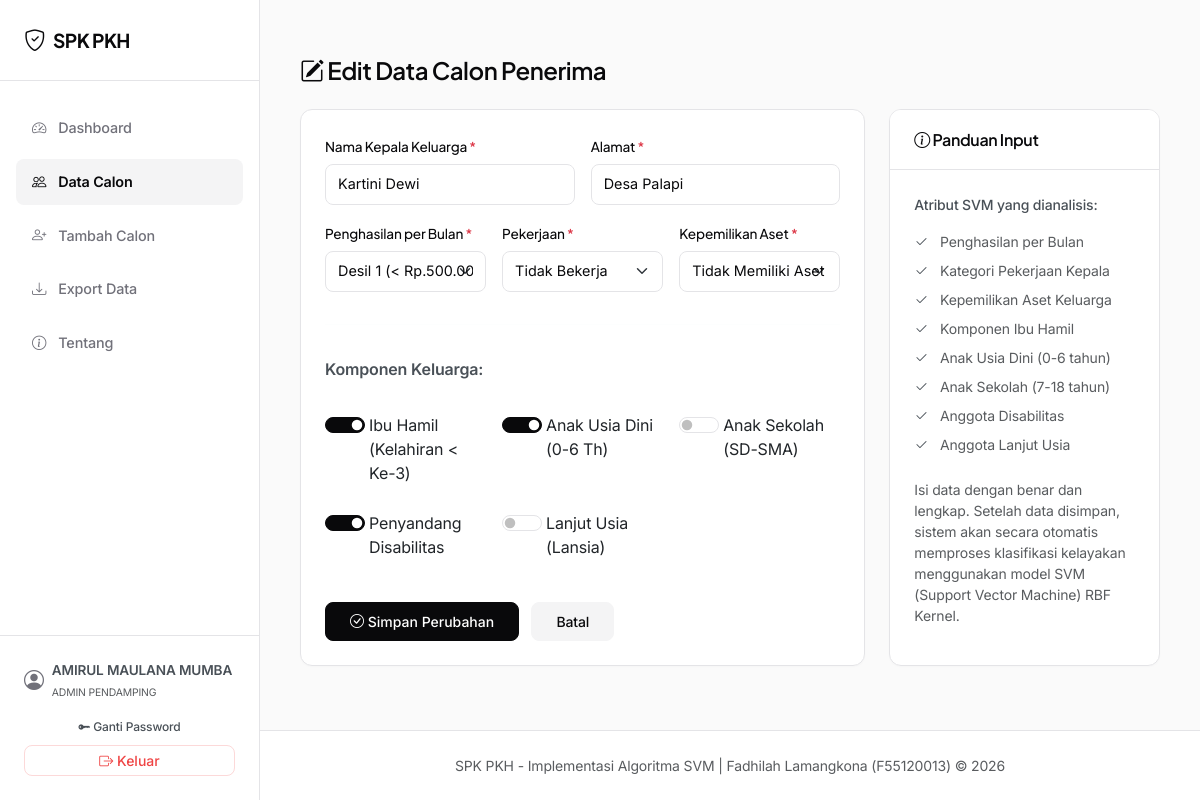
The app's page /calon/12/edit (signed in) with its own data.
### models_db.py (models this page shows, shortened)
class User(db.Model):
    __tablename__ = 'users'
    id = db.Column(db.Integer, primary_key=True)
    username = db.Column(db.String(50), unique=True, nullable=False)
    password_hash = db.Column(db.String(255), nullable=False)
    nama_lengkap = db.Column(db.String(100), nullable=False)
    role = db.Column(db.String(20), nullable=False, default='admin')  # 'superadmin' atau 'admin'
    created_at = db.Column(db.DateTime, default=lambda: datetime.now(timezone.utc))

class CalonPenerima(db.Model):
    __tablename__ = 'calon_penerima'
    id = db.Column(db.Integer, primary_key=True)
    nama = db.Column(db.String(100), nullable=False)
    alamat = db.Column(db.Text, nullable=False)
    penghasilan = db.Column(db.String(100), nullable=False)  # Kategori Desil (teks)
    pekerjaan = db.Column(db.String(100), nullable=False)    # Pekerjaan (teks)
    kepemilikan_aset = db.Column(db.String(100), nullable=False) # Aset (teks)
    ibu_hamil = db.Column(db.Boolean, default=False)
    anak_usia_dini = db.Column(db.Boolean, default=False)
    anak_sekolah = db.Column(db.Boolean, default=False)
    disabilitas = db.Column(db.Boolean, default=False)
    lansia = db.Column(db.Boolean, default=False)
    created_at = db.Column(db.DateTime, default=lambda: datetime.now(timezone.utc))
    skor_penghasilan = db.Column(db.Integer, nullable=False)
    skor_pekerjaan = db.Column(db.Integer, nullable=False)
    skor_kepemilikan_aset = db.Column(db.Integer, nullable=False)
    skor_ibu_hamil = db.Column(db.Integer, nullable=False, default=0)
    skor_anak_usia_dini = db.Column(db.Integer, nullable=False, default=0)
    skor_anak_sekolah = db.Column(db.Integer, nullable=False, default=0)
    skor_disabilitas = db.Column(db.Integer, nullable=False, default=0)
    skor_lansia = db.Column(db.Integer, nullable=False, default=0)
    hasil = db.relationship('HasilKeputusan', backref='calon', uselist=False, lazy=True)

### routes/calon.py (the view, shortened to what this page needs)
@calon_bp.route('/calon/<int:id>/edit', methods=['GET', 'POST'])
@csrf_required
@login_required
def edit_calon(id):
    calon = CalonPenerima.query.get_or_404(id)
    return render_template('calon_form.html',
                           calon=calon,
                           penghasilan_list=list(PENGHASILAN_MAPPING.keys()),
                           pekerjaan_list=list(PEKERJAAN_MAPPING.keys()),
                           aset_list=list(ASET_MAPPING.keys()))

### core/auth.py (called while the page is built)
def login_required(f):
    @wraps(f)
    def decorated_function(*args, **kwargs):
        if 'user_id' not in session:
            flash('Silakan login terlebih dahulu untuk mengakses sistem.', 'warning')
            return redirect(url_for('auth.login'))
        return f(*args, **kwargs)
    return decorated_function

def inject_user():
    if 'user_id' in session:
        user = User.query.get(session['user_id'])
        return dict(current_user=user)
    return dict(current_user=None)

def generate_csrf_token():
    if '_csrf_token' not in session:
        session['_csrf_token'] = secrets.token_hex(32)
    return session['_csrf_token']

def inject_csrf():
    return dict(csrf_token=generate_csrf_token())

def csrf_required(f):
    @wraps(f)
    def decorated_function(*args, **kwargs):
        if request.method == 'POST':
            token = request.form.get('_csrf_token')
            stored = session.get('_csrf_token')
            if not token or not stored or not secrets.compare_digest(token, stored):
                abort(403)
        return f(*args, **kwargs)
    return decorated_function

### templates/calon_form.html (shortened to what this page needs)
{% extends 'base.html' %}
{% block content %}
<div class="stagger-container">
    <h4 class="mb-4">
        <i class="bi bi-{% if calon %}pencil-square{% else %}person-plus{% endif %}"></i>
        {% if calon %}Edit{% else %}Tambah{% endif %} Data Calon Penerima
    </h4>
    <div class="row g-4">
        <div class="col-lg-8">
            <div class="card">
                <div class="card-body">
                    <form method="POST" class="row g-3">
                        <div class="col-md-6">
                            <label class="form-label">Nama Kepala Keluarga <span class="text-danger">*</span></label>
                            <input type="text" name="nama" class="form-control" required
                                   value="{{ calon.nama if calon else '' }}" placeholder="Nama lengkap">
                        </div>
                        <div class="col-md-6">
                            <label class="form-label">Alamat <span class="text-danger">*</span></label>
                            <input type="text" name="alamat" class="form-control" required
                                   value="{{ calon.alamat if calon else '' }}" placeholder="Desa/Kelurahan">
                        </div>
                        <div class="col-md-4">
                            <label class="form-label">Penghasilan per Bulan <span class="text-danger">*</span></label>
                            <select name="penghasilan" class="form-select" required>
                                {% for p in penghasilan_list %}
                                <option value="{{ p }}" {% if calon and calon.penghasilan == p %}selected{% endif %}>{{ p }}</option>
                                {% endfor %}
                            </select>
                        </div>
                        <div class="col-md-4">
                            <label class="form-label">Pekerjaan <span class="text-danger">*</span></label>
                            <select name="pekerjaan" class="form-select" required>
                                {% for p in pekerjaan_list %}
                                <option value="{{ p }}" {% if calon and calon.pekerjaan == p %}selected{% endif %}>{{ p }}</option>
                                {% endfor %}
                            </select>
                        </div>
                        <div class="col-md-4">
                            <label class="form-label">Kepemilikan Aset <span class="text-danger">*</span></label>
                            <select name="kepemilikan_aset" class="form-select" required>
                                {% for a in aset_list %}
                                <option value="{{ a }}" {% if calon and calon.kepemilikan_aset == a %}selected{% endif %}>{{ a }}</option>
                                {% endfor %}
                            </select>
                        </div>
                        <div class="col-12"><hr class="my-3 border-light opacity-10"></div>
                        <div class="col-12">
                            <p class="mb-2 fw-semibold font-display text-dark-emphasis">Komponen Keluarga:</p>
                        </div>
                        <div class="col-md-6 col-lg-4">
                            <div class="form-check form-switch mt-2">
                                <input class="form-check-input" type="checkbox" name="ibu_hamil"
                                       id="ibu_hamil" {% if calon and calon.ibu_hamil %}checked{% endif %}>
                                <label class="form-check-label ms-1" for="ibu_hamil">Ibu Hamil (Kelahiran < Ke-3)</label>
                            </div>
                        </div>
                        <div class="col-md-6 col-lg-4">
                            <div class="form-check form-switch mt-2">
                                <input class="form-check-input" type="checkbox" name="anak_usia_dini"
                                       id="anak_usia_dini" {% if calon and calon.anak_usia_dini %}checked{% endif %}>
                                <label class="form-check-label ms-1" for="anak_usia_dini">Anak Usia Dini (0-6 Th)</label>
                            </div>
                        </div>
                        <div class="col-md-6 col-lg-4">
                            <div class="form-check form-switch mt-2">
                                <input class="form-check-input" type="checkbox" name="anak_sekolah"
                                       id="anak_sekolah" {% if calon and calon.anak_sekolah %}checked{% endif %}>
                                <label class="form-check-label ms-1" for="anak_sekolah">Anak Sekolah (SD-SMA)</label>
                            </div>
                        </div>
                        <div class="col-md-6 col-lg-4">
                            <div class="form-check form-switch mt-2">
                                <input class="form-check-input" type="checkbox" name="disabilitas"
                                       id="disabilitas" {% if calon and calon.disabilitas %}checked{% endif %}>
                                <label class="form-check-label ms-1" for="disabilitas">Penyandang Disabilitas</label>
                            </div>
                        </div>
                        <div class="col-md-6 col-lg-4">
                            <div class="form-check form-switch mt-2">
                                <input class="form-check-input" type="checkbox" name="lansia"
                                       id="lansia" {% if calon and calon.lansia %}checked{% endif %}>
                                <label class="form-check-label ms-1" for="lansia">Lanjut Usia (Lansia)</label>
                            </div>
                        </div>
                        <div class="col-12 mt-4 pt-3 border-top border-light border-opacity-10">
                            <button type="submit" class="btn btn-primary px-4 me-2">
                                <i class="bi bi-{% if calon %}check-circle{% else %}save{% endif %}"></i>
                                {% if calon %}Simpan Perubahan{% else %}Simpan & Prediksi{% endif %}
                            </button>
                            <a href="{{ url_for('calon.daftar_calon') }}" class="btn btn-secondary px-4">
                                Batal
                            </a>
                        </div>
                    </form>
                </div>
            </div>
        </div>
        <div class="col-lg-4">
            <div class="card h-100">
                <div class="card-header">
                    <h6 class="mb-0"><i class="bi bi-info-circle"></i> Panduan Input</h6>
                </div>
                <div class="card-body small text-muted">
                    <p class="mb-3 text-dark-emphasis fw-medium">Atribut SVM yang dianalisis:</p>
                    <ul class="list-unstyled mb-4">
                        <li class="mb-2"><i class="bi bi-check2 text-dark-emphasis me-2"></i> Penghasilan per Bulan</li>
                        <li class="mb-2"><i class="bi bi-check2 text-dark-emphasis me-2"></i> Kategori Pekerjaan Kepala</li>
                        <li class="mb-2"><i class="bi bi-check2 text-dark-emphasis me-2"></i> Kepemilikan Aset Keluarga</li>
                        <li class="mb-2"><i class="bi bi-check2 text-dark-emphasis me-2"></i> Komponen Ibu Hamil</li>
                        <li class="mb-2"><i class="bi bi-check2 text-dark-emphasis me-2"></i> Anak Usia Dini (0-6 tahun)</li>
                        <li class="mb-2"><i class="bi bi-check2 text-dark-emphasis me-2"></i> Anak Sekolah (7-18 tahun)</li>
                        <li class="mb-2"><i class="bi bi-check2 text-dark-emphasis me-2"></i> Anggota Disabilitas</li>
                        <li class="mb-2"><i class="bi bi-check2 text-dark-emphasis me-2"></i> Anggota Lanjut Usia</li>
                    </ul>
                    <p class="mb-0 lh-base">
                        Isi data dengan benar dan lengkap. Setelah data disimpan, sistem akan secara otomatis memproses klasifikasi kelayakan menggunakan model SVM (Support Vector Machine) RBF Kernel.
                    </p>
                </div>
            </div>
        </div>
    </div>
</div>
{% endblock %}

### templates/base.html (shortened to what this page needs)
<!DOCTYPE html>
<html lang="id" data-bs-theme="light">
<head>
    <link href="https://cdn.jsdelivr.net/npm/bootstrap@5.3.3/dist/css/bootstrap.min.css" rel="stylesheet">
    <link rel="stylesheet" href="https://cdn.jsdelivr.net/npm/bootstrap-icons@1.11.3/font/bootstrap-icons.min.css">
    <link rel="stylesheet" href="{{ url_for('static', filename='css/style.css') }}">
</head>
<body>
    {% if current_user %}
    <div class="app-container">
        <aside class="sidebar-panel" id="sidebarPanel">
            <div class="sidebar-header">
                <a class="sidebar-brand" href="{{ url_for('dashboard.index') }}">
                    <i class="bi bi-shield-check"></i> SPK PKH
                </a>
            </div>
            <ul class="sidebar-menu">
                <li>
                    <a class="sidebar-link {% if request.endpoint == 'dashboard.index' %}active{% endif %}" href="{{ url_for('dashboard.index') }}">
                        <i class="bi bi-speedometer2"></i> Dashboard
                    </a>
                </li>
                <li>
                    <a class="sidebar-link {% if request.endpoint in ('calon.daftar_calon', 'calon.edit_calon', 'calon.prediksi_ulang', 'calon.export_calon') %}active{% endif %}" href="{{ url_for('calon.daftar_calon') }}">
                        <i class="bi bi-people"></i> Data Calon
                    </a>
                </li>
                <li>
                    <a class="sidebar-link {% if request.endpoint in ('calon.tambah_calon', 'calon.import_calon') %}active{% endif %}" href="{{ url_for('calon.tambah_calon') }}">
                        <i class="bi bi-person-plus"></i> Tambah Calon
                    </a>
                </li>
                <li>
                    <a class="sidebar-link {% if request.endpoint == 'calon.export_calon' %}active{% endif %}" href="{{ url_for('calon.export_calon') }}">
                        <i class="bi bi-download"></i> Export Data
                    </a>
                </li>
                <li>
                    <a class="sidebar-link {% if request.endpoint == 'about.index' %}active{% endif %}" href="{{ url_for('about.index') }}">
                        <i class="bi bi-info-circle"></i> Tentang
                    </a>
                </li>
            </ul>
            <div class="sidebar-footer">
                <div class="sidebar-user">
                    <i class="bi bi-person-circle fs-5"></i>
                    <div>
                        <div class="fw-semibold text-dark-emphasis">{{ current_user.nama_lengkap }}</div>
                        <small class="text-muted text-uppercase" style="font-size: 0.65rem;">
                            {{ 'Superadmin' if current_user.role == 'superadmin' else 'Admin Pendamping' }}
                        </small>
                    </div>
                </div>
                <div class="d-flex flex-column gap-1 w-100">
                    <a href="{{ url_for('auth.change_password') }}" class="btn btn-outline-secondary w-100 btn-sm py-1 border-light border-opacity-10 text-dark-emphasis" style="font-size: 0.75rem;">
                        <i class="bi bi-key-fill"></i> Ganti Password
                    </a>
                    <form method="POST" action="{{ url_for('auth.logout') }}" class="w-100">
                        <button type="submit" class="btn btn-outline-danger w-100 btn-sm py-1">
                            <i class="bi bi-box-arrow-right"></i> Keluar
                        </button>
                    </form>
                </div>
            </div>
        </aside>
        <div class="content-wrapper">
            <main class="main-content">
                {% block content %}{% endblock %}
            </main>
            <footer class="footer">
                <div class="container-fluid text-center text-muted small">
                    SPK PKH - Implementasi Algoritma SVM |
                    Fadhilah Lamangkona (F55120013) &copy; 2026
                </div>
            </footer>
        </div>
    </div>
    {% endif %}
</body>
</html>

### records on screen
User: nama_lengkap "AMIRUL MAULANA MUMBA", role "ADMIN PENDAMPING"
CalonPenerima: nama "Kartini Dewi", alamat "Desa Palapi", penghasilan "Desil 1 (< Rp.500.000)", pekerjaan "Tidak Bekerja", kepemilikan_aset "Tidak Memiliki Aset", ibu_hamil "☑", anak_usia_dini "☑", disabilitas "☑"
